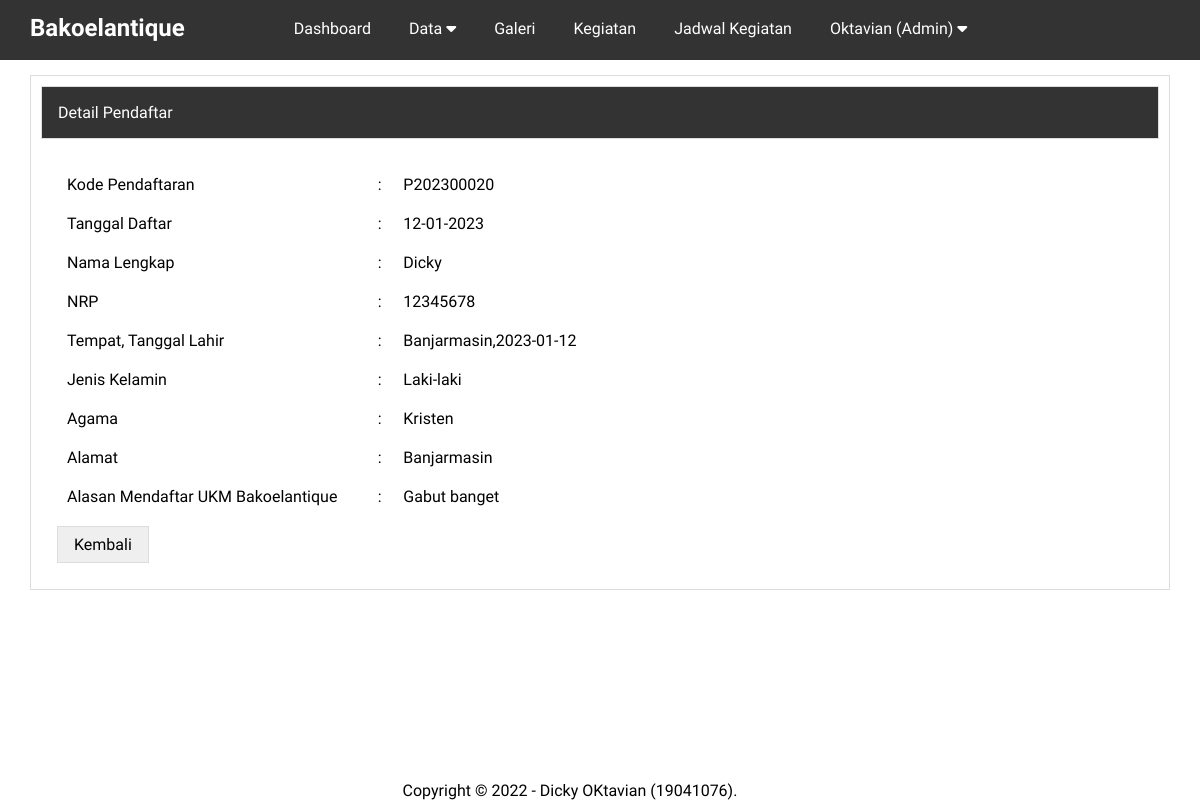
Screenshot of /admin/detail-data.php?id=P202300020 (signed in) with the database file from the repository.
### tables this page shows
CREATE TABLE `pendaftaran` (
  `id_pendaftaran` char(10) NOT NULL,
  `tgl_daftar` date NOT NULL,
  `nrp` varchar(10) NOT NULL,
  `nm_peserta` varchar(50) NOT NULL,
  `tmp_lahir` varchar(50) NOT NULL,
  `tgl_lahir` varchar(50) NOT NULL,
  `jk` enum('Laki-laki','Perempuan','','') NOT NULL,
  `agama` varchar(15) NOT NULL,
  `almt_peserta` text NOT NULL,
  `Alasan` text NOT NULL
);

### admin/detail-data.php (the view)
<?php
    include('../koneksi.php');
    $peserta = mysqli_query($conn, "SELECT * FROM pendaftaran WHERE id_pendaftaran = '".$_GET['id']."' ");
    $p = mysqli_fetch_object($peserta);
?>
<?php include 'header.php' ?>
  <section class="content">
    <div class="container">
      <div class="box">
            <div class="box-header font-white">
              Detail Pendaftar
            </div>
            <div class="box-body">
                <table class="table-data">
                    <tr>
                      <td>Kode Pendaftaran</td>
                      <td>:</td>
                      <td><?php echo $p->id_pendaftaran ?></td>
                    </tr>
                    <tr>
                      <td>Tanggal Daftar</td>
                      <td>:</td>
                      <td><?php echo date('d-m-Y') ?></td>
                    </tr>
                    <tr>
                      <td>Nama Lengkap</td>
                      <td>:</td>
                      <td><?php echo $p->nm_peserta ?></td>
                    </tr>
                    <tr>
                      <td>NRP</td>
                      <td>:</td>
                      <td><?php echo $p->nrp ?></td>
                    </tr>
                    <tr>
                      <td>Tempat, Tanggal Lahir</td>
                      <td>:</td>
                      <td><?php echo $p->tmp_lahir.','.$p->tgl_lahir ?></td>
                    </tr>
                    <tr>
                      <td>Jenis Kelamin</td>
                      <td>:</td>
                      <td><?php echo $p->jk ?></td>
                    </tr>
                    <tr>
                      <td>Agama</td>
                      <td>:</td>
                      <td><?php echo $p->agama ?></td>
                    </tr>
                    <tr>
                      <td>Alamat</td>
                      <td>:</td>
                      <td><?php echo $p->almt_peserta ?></td>
                    </tr>
                    <tr>
                      <td>Alasan Mendaftar UKM Bakoelantique</td>
                      <td> : </td>
                      <td><?php echo $p->Alasan ?></td>
                    </tr>
                </table>
              <button type="button" class="butt" onclick="window.location = 'data-pendaftar.php'">Kembali</button>
            </div>
      </div>
    </div>
  </section>
<?php include 'footer.php' ?>

### assets/css/style.css (style rules this page uses)
* { margin:0; padding:0; font-family: 'Quicksand', sans-serif; }
.container { width: 1140px; margin:0 auto; }
.container::after { content: ""; display: block; clear: both; }
.box { border:1px solid #ddd; background-color: #333 }
.box-header { padding: 16px; border:1px solid #ddd; background-color: #333; }
.font-white { color: white; }
.box-body { padding: 16px; }
.butt { border:1px solid #ddd; padding: 8px 16px; font-size: 16px; }
.content { padding: 70px 0 90px 0; }
.table-data { width: 50%; border-collapse: collapse; margin: 10px 0; }
.table-data td { padding: 10px; }
.box { background-color: #fff; border: 1px solid #ddd; padding: 10px; box-sizing: border-box; margin: 5px 0 25px; }

### rows the page displays
pendaftaran: id_pendaftaran "P202300020", nm_peserta "Dicky", nrp "12345678", tmp_lahir "Banjarmasin", tgl_lahir "2023-01-12", jk "Laki-laki", agama "Kristen", almt_peserta "Banjarmasin", Alasan "Gabut banget"

### other values shown
$_SESSION['uname'] "Oktavian"
$_SESSION['ulevel'] "Admin"
